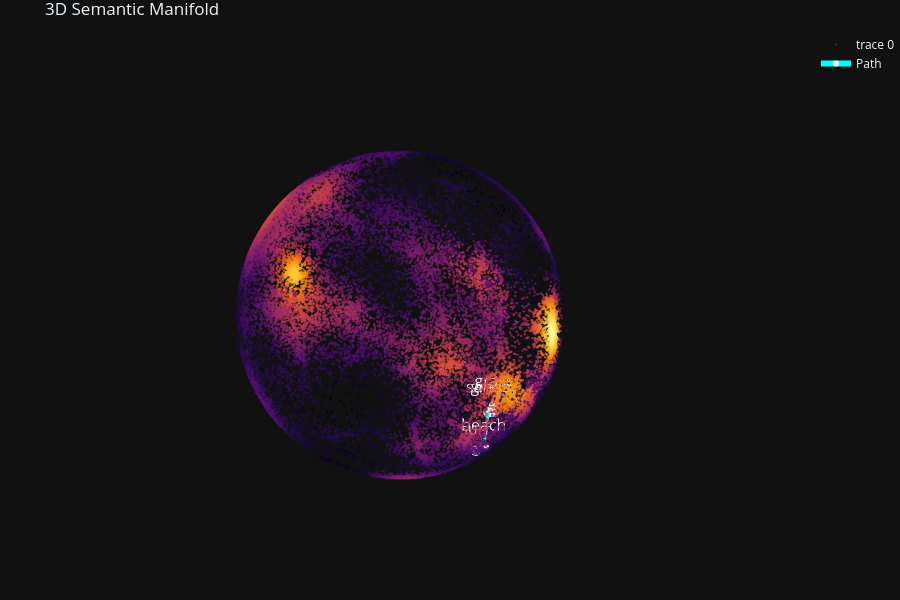

The notebook cell this image was saved under:
### Code cell
for i, (word_start, word_end) in enumerate(pairs):
    gen = morph_a_star_generator(
        word_start=word_start,
        word_end=word_end,
        model=model,
        lemmatizer=lemmatizer,
        k_neighbors=k_neighbors,
        max_neighbor_distance=max_neighbor_distance,
        k_cutoff=k_cutoff,
        temperature=0,  # deterministic
        weights=weights,
        max_expansions=max_expansions,
        allow_immediate_reach=allow_immediate_reach,
        centroids_path=centroids_path,
        centroid_metadata=centroid_metadata,
        device=device,
    )
    result = next(gen)

    if result["status"] == 2:
        word_sense_path = result["word_sense_path"]
        word_path = [x.split("_")[0] for x in word_sense_path]  # type: ignore
        centroid_path = result["centroid_path"]
        dynamic_path = [
            x.split("_")[0] if word_path.count(x.split("_")[0]) == 1 else x
            for x in word_sense_path  # type: ignore
        ]
        print(" → ".join(dynamic_path))
        if i == len(pairs) - 1:
            fig = render(
                word_path,
                centroid_path,
                semantic_manifold_path,
                centroid_metadata,
                show_info=True,
            )
            fig.show()

### Figure 1 — Plotly figure (JSON) as saved in the notebook; plotly's stock layout.template omitted (floating-point values rounded to 4 significant figures; data arrays with more than 128 entries replaced by an {"elided": "..."} marker saying what was removed)
{"data": [{"hoverinfo": "text", "marker": {"color": {"elided": "24000 float values"}, "colorscale": [[0, "#000004"], [0.1111, "#1b0c41"], [0.2222, "#4a0c6b"], [0.3333, "#781c6d"], [0.4444, "#a52c60"], [0.5556, "#cf4446"], [0.6667, "#ed6925"], [0.7778, "#fb9b06"], [0.8889, "#f7d13d"], [1, "#fcffa4"]], "opacity": 0.7, "size": 1.5}, "mode": "markers", "text": {"elided": "24000 str values"}, "type": "scatter3d", "x": {"elided": "24000 float values"}, "y": {"elided": "24000 float values"}, "z": {"elided": "24000 float values"}}, {"line": {"color": "cyan", "width": 6}, "marker": {"color": "white", "size": 6, "symbol": "circle"}, "mode": "lines+markers+text", "name": "Path", "text": ["grass", "grassy", "sandy", "beach", "surf"], "textfont": {"color": "white", "size": 16}, "textposition": "top center", "type": "scatter3d", "x": [-0.4783, -0.4358, -0.4303, -0.127, -0.0853], "y": [0.4471, 0.4852, 0.441, 0.6451, 0.6142], "z": [-0.7951, -0.7972, -0.8254, -0.7929, -0.8224]}], "layout": {"autosize": true, "height": 600, "margin": {"b": 0, "l": 0, "r": 0, "t": 30}, "scene": {"aspectmode": "cube", "xaxis": {"range": [-1, 1], "visible": false}, "yaxis": {"range": [-1, 1], "visible": false}, "zaxis": {"range": [-1, 1], "visible": false}}, "showlegend": true, "title": {"text": "3D Semantic Manifold"}}}
